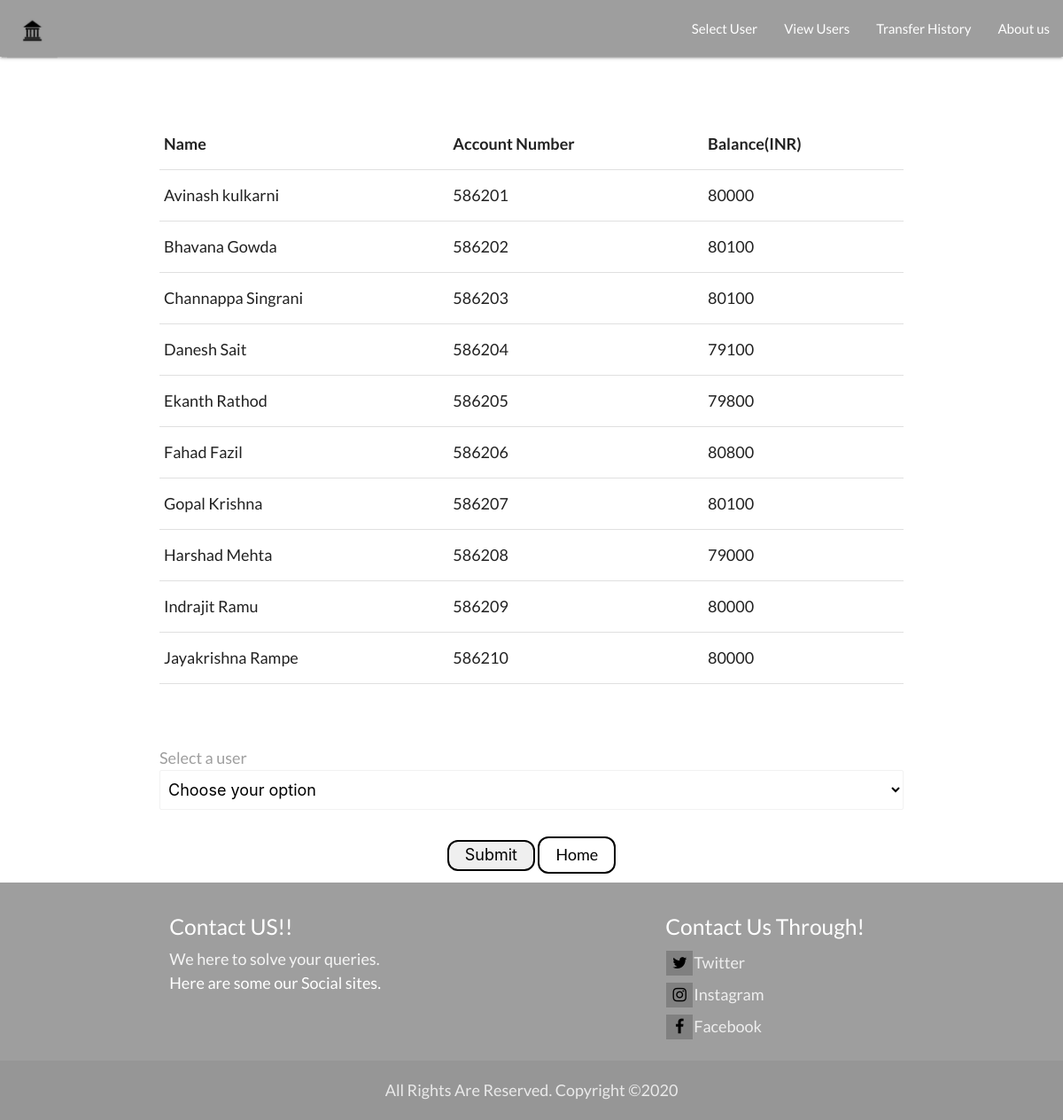
The app's page /selectUser.php with its own data.
### tables this page shows
CREATE TABLE `customer_details` (
  `c_id` int(11) NOT NULL,
  `c_name` varchar(255) NOT NULL,
  `c_email` varchar(255) NOT NULL,
  `c_balance` int(11) NOT NULL,
  `phno` int(11) NOT NULL
);

### selectUser.php (the view, shortened to what this page needs)
<?php
	include('db_connect.php');
	$sql = 'SELECT c_name, c_balance,c_id FROM customer_details ORDER BY c_id';
	$result = mysqli_query($conn, $sql);
	$customers = mysqli_fetch_all($result, MYSQLI_ASSOC);
?>
<!DOCTYPE html>
<html>
<head>
	<link rel="stylesheet" href="https://cdnjs.cloudflare.com/ajax/libs/materialize/1.0.0/css/materialize.min.css">
    <link rel="stylesheet" type="text/css" href="style.css">
</head>
<body>
	<?php include('navbar.php'); ?>
	<section>
		<div class="wrapper">
			<form action="singleUser.php" method="POST">
				<div class="container" style="margin: 70px auto">
				<table class="highlight">
					<tr>
						<th>Name</th>
						<th>Account Number</th>
						<th>Balance(INR)</th>
					</tr>
					<?php
						foreach($customers as $customer) {
							echo "<tr><td> ".$customer['c_name']."</td><td>".$customer['c_id']."</td><td> ".$customer['c_balance']."</td></tr>";
						}
					?>
				</table>
			</div>
			<div class="container col s12" style="margin: 20px auto">
				<label>Select a user</label>
				<select class="browser-default" name="name">
					<option value="" disabled selected>Choose your option</option>
			</select>
			</div>
			<div class="center">
				<button type="submit" class="btn-1">Submit</button>
				<a href="index.php" class="btn-1">Home</a>
			</div>
			</form>
		</div>
	</section>
	<?php include('footer.php'); ?>
</body>
</html>

### navbar.php
<section>
    <div class="navbar-fixed">
        <nav class="navbar">
            <div class="nav-wrapper grey">
                <a href="index.php" class="brand-logo"><img src="banklogo.jpeg" height="57px" width="auto"></a>
                <ul id="nav-mobile" class="right hide-on-med-and-down grey">
                    <li><a href="selectUser.php">Select User</a></li>
                    <li><a href="viewUsers.php">View Users</a></li>
                    <li><a href="transferHistory.php">Transfer History</a></li>
                    <li><a href="aboutus.php">About us</a></li>
                </ul>
            </div>
        </nav>
    </div>
</section>

### footer.php (shortened to what this page needs)
<section>
<link rel="stylesheet" href="https://cdnjs.cloudflare.com/ajax/libs/font-awesome/4.7.0/css/font-awesome.min.css">
    	<footer class="page-footer grey">
          <div class="container">
            <div class="row">
              <div class="col l6 s12">
                <h5 class="white-text">Contact US!!</h5>
                <p class="grey-text text-lighten-4">We here to solve your queries.</p>
                <p>Here are some our Social sites.</p>
              </div>
              <div class="col l4 offset-l2 s12">
                <h5 class="white-text">Contact Us Through!</h5>
                <ul>
                  <li><a href="#" class="fa fa-twitter"></a><a class="grey-text text-lighten-3" href="#">Twitter</a></li>
                  <li><a href="#" class="fa fa-instagram"></a><a class="grey-text text-lighten-3" href="#">Instagram</a></li>
                  <li><a href="#" class="fa fa-facebook"></a><a class="grey-text text-lighten-3" href="#">Facebook</a></li>
                </ul>
              </div>
            </div>
          </div>
          <div class="footer-copyright">
            <div class="container center">
            All Rights Are Reserved. Copyright ©2020
            </div>
          </div>
        </footer>
    </section>

### style.css (style rules this page uses)
* { margin: 0; padding: 0; box-sizing: border-box; }
body { font-size: 18px; font-family: "Lato", serif; }
.brand-logo { margin: 8px 0px 0px 8px; }
label { font-size: 1em; }
.btn-1 { display: inline-block; padding: 0.3em 1em; text-decoration: none; color: black; border: solid 2px black; border-radius: 12px; transition: .4s; }
.navbar-fixed { color: blue; }

### selectUser.php (style rules this page uses)
.center { padding-top:10px; padding-bottom:10px; }

### footer.php (style rules this page uses)
.fa { padding: 5px; font-size: 07px; width: 30px; text-align: center; text-decoration: none; margin: 4px 1px; }
.fa-facebook,.fa-instagram,.fa-twitter { background: grey; color: black; }

### records on screen
customer_details: c_name "Avinash kulkarni", c_id "586201", c_balance "80000"
customer_details: c_name "Bhavana Gowda", c_id "586202", c_balance "80100"
customer_details: c_name "Channappa Singrani", c_id "586203", c_balance "80100"
customer_details: c_name "Danesh Sait", c_id "586204", c_balance "79100"
customer_details: c_name "Ekanth Rathod", c_id "586205", c_balance "79800"
customer_details: c_name "Fahad Fazil", c_id "586206", c_balance "80800"
customer_details: c_name "Gopal Krishna", c_id "586207", c_balance "80100"
customer_details: c_name "Harshad Mehta", c_id "586208", c_balance "79000"
customer_details: c_name "Indrajit Ramu", c_id "586209", c_balance "80000"
customer_details: c_name "Jayakrishna Rampe", c_id "586210", c_balance "80000"
